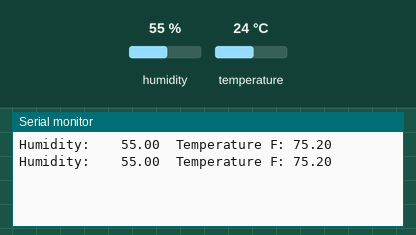
A sketch run on a simulated Arduino Uno, built with avr-gcc and run on an emulated ATmega328P. Parts: the last lines printed to the serial monitor. Inputs (shaded band) come from the test bench; at power-on: humidity 55 %, temperature 24 °C.

Above: at 1.8 s.
1.9 s: humidity set to 22 %
At 2.9 s:
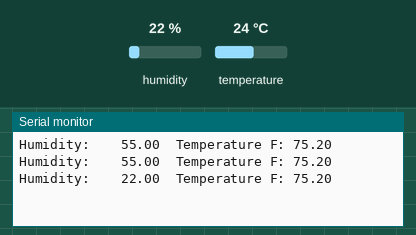
3.4 s: temperature set to 12 °C
At 4.7 s:
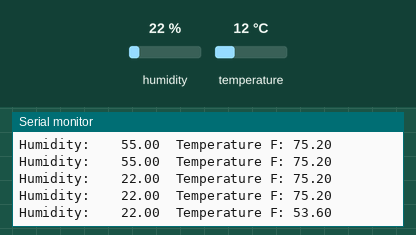
4.9 s: humidity set to 40 %
At 5.5 s:
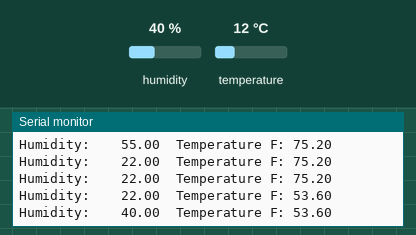
Timing chart, 0 to 7.9 s (numbered marks = the images above; inputs shaded):
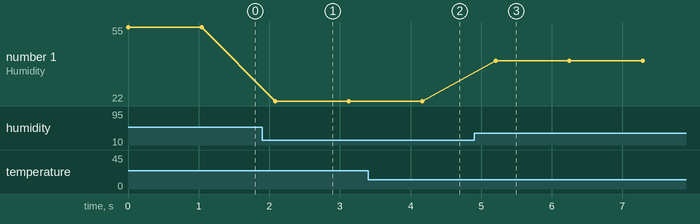

The sketch:

air_temp_humid_test.ino
```cpp
/*
 * Author: Daniel Mallia
 * Date: 4/12/2020
 * Purpose: This script is intended to be a simplified
 *          test sketch demonstrating how to work with
 *          the Adafruit Si7021 sensor, which employs
 *          the I2C serial protocol.
 *
 *          This script depends on the below libraries.
 *          The Si7021 library is a requirement; the
 *          Adafruit tutorial indicates that the Unified
 *          Sensor Version library should also be
 *          installed (and this depends on the Adafruit
 *          ADXL343) library, but it is unclear if the
 *          latter two are really necessary.
 *
 *          Adafruit Si7021 Version 1.2.4
 *          Adafruit Unified Sensor Version 1.1.2
 *          Adafruit ADXL343 Version 1.2.0
 *
 *          Refer to:
 *          https://learn.adafruit.com/adafruit-si7021-temperature-plus-humidity-sensor/arduino-code
 *          https://github.com/adafruit/Adafruit_Si7021
 *
 */

#include "Adafruit_Si7021.h"

Adafruit_Si7021 sensor = Adafruit_Si7021();

void setup() {
  // Need to investigate appropriate serial transmission
  // rate - I suspect this high of a rate is only
  // necessary for near continuous transmission.
  Serial.begin(115200);

  // Borrowed from Adafruit Si7021 example code
  if (!sensor.begin()) {
    Serial.println("Did not find Si7021 sensor!");
    while (true)
      ; // Loop forever if cannot establish communication
  }

}

void loop() {
  // Borrowed from Adafruit Si7021 example code and modified
  Serial.print("Humidity:    ");
  // Print relative humidity with 2 decimal place precision
  Serial.print(sensor.readHumidity(), 2);
  // Print temperature converted to Fahrenheit, same precision
  Serial.print("\tTemperature F: ");
  Serial.println(((1.8 * sensor.readTemperature()) + 32), 2);
  delay(1000);

}
```

Measured:
- after the input at 1.9 s, the serial monitor: prints a new line after 0.18 s (image 1)
- after the input at 3.4 s, the serial monitor: prints a new line after 0.77 s (image 2)
- after the input at 4.9 s, the serial monitor: prints a new line after 0.31 s (image 3)
- plotted number 1: 55 → 22 after the input at 1.9 s, 22 → 40 after the input at 4.9 s
